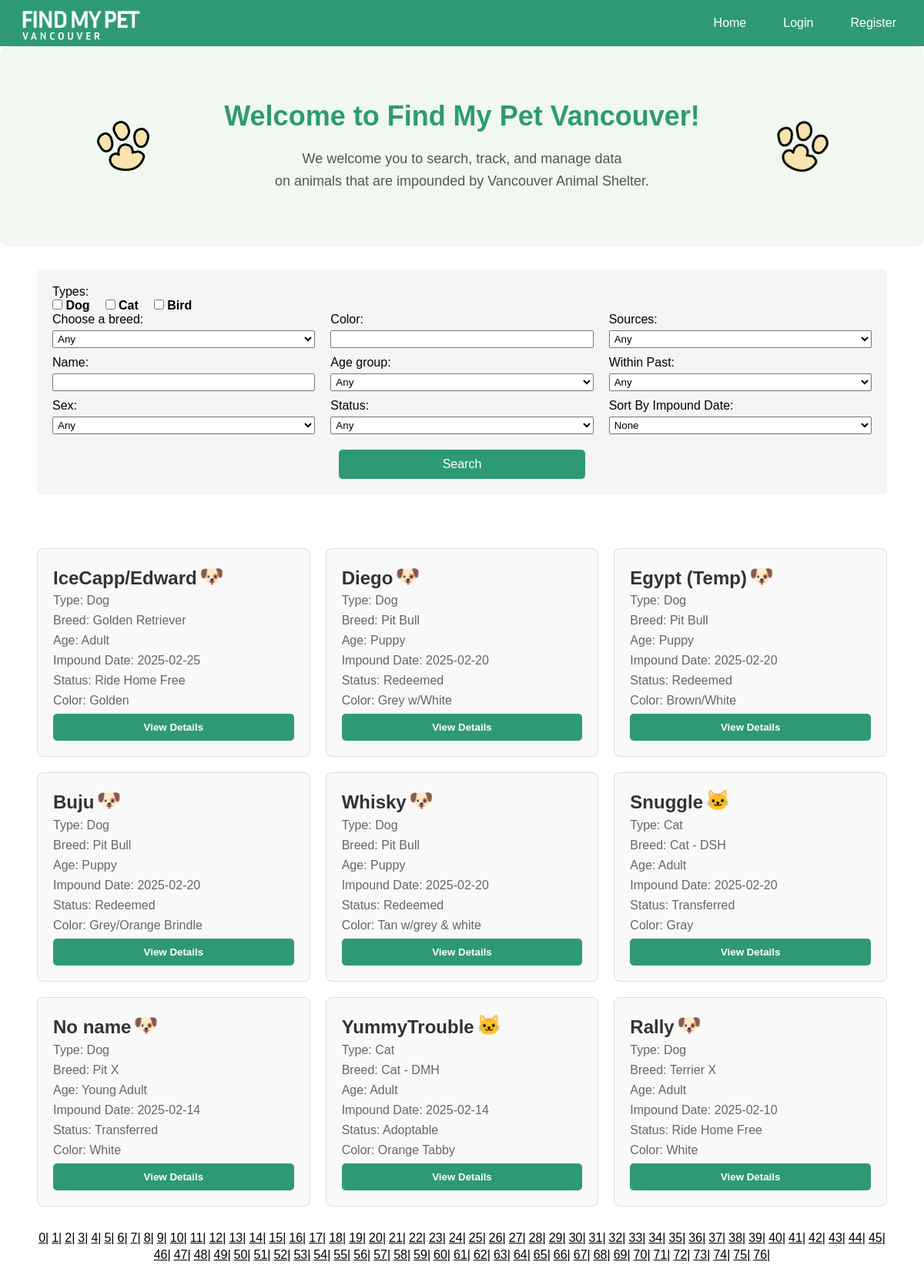
The page /index.php?page=3 on the database its author committed.
### tables this page shows
CREATE TABLE `animaltype` (
  `type_id` int(11) NOT NULL,
  `type_name` varchar(50) NOT NULL
);

CREATE TABLE `pets` (
  `animal_id` int(11) NOT NULL,
  `sex` varchar(10) DEFAULT NULL,
  `date_impounded` date DEFAULT NULL,
  `name` varchar(100) DEFAULT NULL,
  `kennel_number` varchar(20) DEFAULT NULL,
  `color` varchar(100) DEFAULT NULL,
  `age_category` varchar(50) DEFAULT NULL,
  `breed_id` int(11) DEFAULT NULL,
  `source_id` int(11) DEFAULT NULL,
  `status_id` int(11) DEFAULT NULL
);

CREATE TABLE `breeds` (
  `breed_id` int(11) NOT NULL,
  `breed_name` varchar(100) NOT NULL,
  `type_id` int(11) DEFAULT NULL
);

CREATE TABLE `statuses` (
  `status_id` int(11) NOT NULL,
  `status_name` varchar(50) NOT NULL
);

### index.php (called while the page is built, shortened)
<?php
require("db.php");
$type_ids = $_GET['checkBoxes'] ?? [];
$breed_id = $_GET['breed'] ?? '';
$name = $_GET['name'] ?? '';
$color = $_GET['color'] ?? '';
$sort = $_GET['sort-option'] ?? '';
$page = isset($_GET['page']) ? max(0, intval($_GET['page'])) : 0;
$LIMIT = 9;
$OFFSET = $page * $LIMIT;
$baseQuery = "FROM Pets
              INNER JOIN breeds ON breeds.breed_id = Pets.breed_id
              INNER JOIN animaltype ON animaltype.type_id = breeds.type_id
              INNER JOIN statuses ON statuses.status_id = Pets.status_id
              WHERE Pets.animal_id IS NOT NULL";
$params = [];
$types = "";
$countQuery = "SELECT COUNT(*) " . $baseQuery;
$stmtCount = $db->prepare($countQuery);
if (!$stmtCount->execute()) {
    exit("Error executing count query: " . $stmtCount->error);
}
$countResult = $stmtCount->get_result();
$totalPets = $countResult->fetch_row()[0];
$totalPages = ceil($totalPets / $LIMIT);
$fullQuery = "SELECT Pets.*, breeds.breed_name, animaltype.type_name, statuses.status_name " . $baseQuery;
if (empty($type_ids) && isset($_SESSION['user_id'])) {
    appendPreferenceOrdering($fullQuery, $params, $types, $db, $_SESSION['user_id'], $sort, $breed_id);
} else {
    $fullQuery .= ($sort === "oldest") ? " ORDER BY Pets.date_impounded ASC" : " ORDER BY Pets.date_impounded DESC";
}
$fullQuery .= " LIMIT $LIMIT OFFSET $OFFSET";
$stmt = $db->prepare($fullQuery);
if (!$stmt->execute()) {
    exit("Error executing fetch query: " . $stmt->error);
}
$petResult = $stmt->get_result();
$typeResult = $db->query("SELECT * FROM animaltype ORDER BY type_id ASC;");
include('index_view.php');
?>

### index_view.php (the view, shortened to what this page needs)
<!DOCTYPE html>
<html lang="en">
<head>
    <link rel="stylesheet" href="./css/index.css">
    <link rel="stylesheet" href="./css/paging.css">
    <link rel="stylesheet" href="https://cdnjs.cloudflare.com/ajax/libs/font-awesome/6.7.2/css/all.min.css">
</head>
<body>
    <?php include('components/navbar.php'); ?>
    <div class="intro-section">
        <div class="paw-left">
            <img src="images/paw.png" alt="Paw" class="paw-image">
        </div>
        <div class="text-content">
            <h1>Welcome to Find My Pet Vancouver!</h1>
            <p>
                We welcome you to search, track, and manage data <br>
                on animals that are impounded by Vancouver Animal Shelter.
            </p>
        </div>
        <div class="paw-right">
            <img src="images/paw.png" alt="Paw" class="paw-image2">
        </div>
    </div>
    <main>
        <div class="container">
            <form class="filter-form" method="GET" action="index.php">
                <div class="search-filter">
                    <div class="top">
                        <label>Types:</label>
                        <div class="type-sec">
                            <?php while ($row = $typeResult->fetch_assoc()): ?>
                                <div>
                                    <?php
                                    $checked = in_array($row['type_id'], $type_ids ?? []) ? 'checked' : '';
                                    ?>
                                    <input type="checkbox" name="checkBoxes[]" value="<?= $row['type_id'] ?>" <?= $checked ?>>
                                    <label><?= $row['type_name'] ?></label>
                                </div>
                            <?php endwhile; ?>
                        </div>
                    </div>
                    <div class="bottom">
                        <div class="left">
                            <div class="breed-drop-down">
                                <label for="breeds">Choose a breed:</label>
                                <select name="breed" id="breed">
                                    <option value="">Any</option>
                                </select>
                            </div>
                            <div class="name-field">
                                <label for="name">Name: </label>
                                <input type="text" id="name" name="name" value="<?= htmlspecialchars($name) ?>">
                            </div>
                            <div class="sex-drop-down">
                                <label for="sex">Sex:</label>
                                <select name="sex" id="sex">
                                    <option value="">Any</option>
                                </select>
                            </div>
                        </div>
                        <div class="middle">
                            <div class="color-field">
                                <label for="color">Color: </label>
                                <input type="text" id="color" name="color" value = "<?= htmlspecialchars($color)?>">
                            </div>
                            <div class="age-drop-down">
                                <label for="age">Age group:</label>
                                <select name="age_category" id="age_category">
                                    <option value="">Any</option>
                                </select>
                            </div>
                            <div class="status-drop-down">
                                <label for="status">Status:</label>
                                <select name="status" id="status">
                                    <option value="">Any</option>
                                </select>
                            </div>
                        </div>
                        <div class="right">
                            <div class="source-drop-down">
                                <label for="source">Sources:</label>
                                <select name="source" id="source">
                                    <option value="">Any</option>
                                </select>
                            </div>
                            <div class="date-drop-down">
                                <label for="within">Within Past:</label>
                                <select name="within" id="within">
                                    <option value="">Any</option>
                                </select>
                            </div>
                            <div class="sort-drop-down">
                                <label for="sort-option">Sort By Impound Date:</label>
                                <select name="sort-option" id="sort-option">
                                    <option value="">None</option>
                                </select>
                            </div>
                        </div>
                    </div>
                    <div class="submit-sec"><button type="submit" class="submit-btn">Search</button></div>
                </div>
            </form>
        </div>
        <div class="container home-pet-sec">
            <div class="pet-grid">
                <?php include('components/pet_cards.php'); ?>
            </div>
            <div class="paging">
                <?php
                $baseCriterias = $_GET;
                ?>
                <?php for ($i = 0; $i < $totalPages; $i++): ?>
                        <?php
                        $baseCriterias['page'] = $i;
                        $url = 'index.php?' . http_build_query($baseCriterias);
                        ?>
                        <a href="<?= $url?>" class="server-page" data-page="<?= $i?>"> <?= $i?>| </a>
                <?php endfor; ?>
            </div>
        </div>
    </main>
</body>
</html>

### components/pet_cards.php (shortened to what this page needs)
<?php while ($row = $petResult->fetch_assoc()): ?>
    <div class="pet-card" data-pet-id="<?= $row['animal_id'] ?>">
        <div class="pet-card-header">
            <div class="left">
                <h2><?= !empty($row['name']) ? htmlspecialchars($row['name']) : 'No name' ?></h2>
                <p>
                    <?php if ($row['type_name'] === 'Dog'): ?>🐶
                    <?php elseif ($row['type_name'] === 'Cat'): ?>🐱
                    <?php else: ?>🐦<?php endif; ?>
                </p>
            </div>
        </div>
        <p>Type: <?= htmlspecialchars($row['type_name']) ?></p>
        <p>Breed: <?= htmlspecialchars($row['breed_name']) ?></p>
        <p>Age: <?= htmlspecialchars($row['age_category']) ?></p>
        <p>Impound Date: <?= htmlspecialchars($row['date_impounded']) ?></p>
        <p>Status: <?= htmlspecialchars($row['status_name']) ?></p>
        <p>Color: <?= htmlspecialchars($row['color']) ?></p>
        <button class="view-details" onclick="window.location.href='pet_detail.php?pet=<?= $row['animal_id'] ?>'">
            View Details
        </button>
    </div>
<?php endwhile; ?>

### css/index.css (style rules this page uses)
* { margin: 0; padding: 0; box-sizing: border-box; font-family: Arial, Helvetica, sans-serif; }
html { --primary-green: #2e9a73; --dark-blue: #2B3440; --secondary-blue: #5077A0; --secondary-green: #50A079; --stronger-green: #48906c; --stronger-blue: #486b90; --border-grey: #ccc; }
.container { max-width: 80rem; margin: 0 auto; width: 100%; padding-left: 3rem; padding-right: 3rem; }
.filter-form { display: flex; }
.search-filter { display: grid; grid-template-rows: auto auto; width: 100%; padding: 20px; background-color: #f6f5f5; border-radius: 5px; }
.search-filter .bottom { display: grid; grid-template-columns: repeat(3, 1fr); gap: 20px; }
.search-filter .bottom>div { display: flex; flex-direction: column; gap: 10px; }
.search-filter .type-sec label { font-weight: bold; }
.search-filter .type-sec { display: flex; gap: 20px; }
.search-filter input[type="text"], .search-filter select { width: 100%; padding: 2px; margin-top: 5px; box-sizing: border-box; }
.submit-sec { display: flex; justify-content: center; }
.submit-btn { padding: 10px 20px; background-color: var(--primary-green); color: white; font-size: 16px; border: none; border-radius: 5px; margin-top: 20px; width: 30%; cursor: pointer; }
.home-pet-sec { margin-top: 70px; }
.pet-grid { display: grid; grid-template-columns: repeat(3, 1fr); width: 100%; gap: 20px; }
.pet-card { background-color: #f9f9f9; border: 1px solid #ddd; border-radius: 8px; padding: 20px; max-width: 406px; }
.pet-card h2 { color: #333; }
.pet-card p { color: #666; margin-bottom: 8px; }
.pet-card .view-details { background-color: var(--primary-green); color: white; border: none; padding: 10px 20px; border-radius: 5px; cursor: pointer; transition: background-color 0.3s; width: 100%; text-align: center; font-weight: bold; }
.pet-card-header { display: flex; justify-content: space-between; gap: 1rem; }
.pet-card-header h2 { line-height: 1.5; }
.pet-card-header p { font-size: 1.6rem; line-height: 1.2; }
.pet-card-header .left { display: flex; flex-direction: row; gap: 0.2rem; flex-wrap: wrap; }
.intro-section { display: grid; grid-template-columns: 180px 1fr 180px; align-items: center; background-color: #f0f8f0; padding: 70px 70px; margin-bottom: 30px; border-radius: 10px; gap: 20px; }
.paw-left, .paw-right { display: flex; align-items: center; justify-content: center; }
.paw-image, .paw-image2 { height: 65px; width: auto; }
.paw-image2 { transform: rotate(20deg); }
.text-content { text-align: center; }
.text-content h1 { font-size: 36px; color: #2e9a73; margin-bottom: 20px; }
.text-content p { font-size: 18px; color: #555; line-height: 1.6; }

### css/paging.css (style rules this page uses)
.paging { margin-top: 2rem; margin-bottom: 2rem; display: flex; justify-content: center; align-items: center; flex-wrap: wrap; gap: 0.25rem; list-style-type: none; }
.paging a { color: black; }

### rows shown on the page
animaltype: type_name "Dog"
animaltype: type_name "Cat"
animaltype: type_name "Bird"
pets: name "IceCapp/Edward", animaltype.type_name "Dog", breed.breed_name "Golden Retriever", age_category "Adult", date_impounded "2025-02-25", status.status_name "Ride Home Free", color "Golden"
pets: name "Diego", animaltype.type_name "Dog", breed.breed_name "Pit Bull", age_category "Puppy", date_impounded "2025-02-20", status.status_name "Redeemed", color "Grey w/White"
pets: name "Egypt (Temp)", animaltype.type_name "Dog", breed.breed_name "Pit Bull", age_category "Puppy", date_impounded "2025-02-20", status.status_name "Redeemed", color "Brown/White"
pets: name "Buju", animaltype.type_name "Dog", breed.breed_name "Pit Bull", age_category "Puppy", date_impounded "2025-02-20", status.status_name "Redeemed", color "Grey/Orange Brindle"
pets: name "Whisky", animaltype.type_name "Dog", breed.breed_name "Pit Bull", age_category "Puppy", date_impounded "2025-02-20", status.status_name "Redeemed", color "Tan w/grey & white"
pets: name "Snuggle", animaltype.type_name "Cat", breed.breed_name "Cat - DSH", age_category "Adult", date_impounded "2025-02-20", status.status_name "Transferred", color "Gray"
pets: name "No name", animaltype.type_name "Dog", breed.breed_name "Pit X", age_category "Young Adult", date_impounded "2025-02-14", status.status_name "Transferred", color "White"
pets: name "YummyTrouble", animaltype.type_name "Cat", breed.breed_name "Cat - DMH", age_category "Adult", date_impounded "2025-02-14", status.status_name "Adoptable", color "Orange Tabby"
pets: name "Rally", animaltype.type_name "Dog", breed.breed_name "Terrier X", age_category "Adult", date_impounded "2025-02-10", status.status_name "Ride Home Free", color "White"
